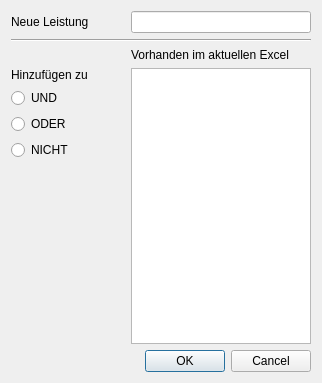
<?xml version="1.0" encoding="UTF-8"?>
<ui version="4.0">
 <class>Dialog</class>
 <widget class="QDialog" name="Dialog">
  <property name="geometry">
   <rect>
    <x>0</x>
    <y>0</y>
    <width>322</width>
    <height>383</height>
   </rect>
  </property>
  <property name="windowTitle">
   <string>Dialog</string>
  </property>
  <layout class="QVBoxLayout" name="verticalLayout">
   <item>
    <layout class="QGridLayout" name="gridLayout">
     <item row="0" column="1">
      <spacer name="horizontalSpacer">
       <property name="orientation">
        <enum>Qt::Horizontal</enum>
       </property>
       <property name="sizeType">
        <enum>QSizePolicy::Fixed</enum>
       </property>
       <property name="sizeHint" stdset="0">
        <size>
         <width>30</width>
         <height>20</height>
        </size>
       </property>
      </spacer>
     </item>
     <item row="3" column="2">
      <widget class="QLabel" name="label_2">
       <property name="text">
        <string>Vorhanden im aktuellen Excel</string>
       </property>
      </widget>
     </item>
     <item row="0" column="2">
      <widget class="QLineEdit" name="NeueLeistung"/>
     </item>
     <item row="1" column="0" rowspan="2" colspan="3">
      <widget class="Line" name="line">
       <property name="orientation">
        <enum>Qt::Horizontal</enum>
       </property>
      </widget>
     </item>
     <item row="0" column="0">
      <widget class="QLabel" name="label">
       <property name="text">
        <string>Neue Leistung</string>
       </property>
      </widget>
     </item>
     <item row="4" column="0">
      <layout class="QVBoxLayout" name="verticalLayout_2">
       <item>
        <widget class="QLabel" name="label_3">
         <property name="text">
          <string>Hinzufügen zu</string>
         </property>
        </widget>
       </item>
       <item>
        <widget class="QRadioButton" name="radioButton_UND">
         <property name="text">
          <string>UND</string>
         </property>
        </widget>
       </item>
       <item>
        <widget class="QRadioButton" name="radioButton_ODER">
         <property name="text">
          <string>ODER</string>
         </property>
        </widget>
       </item>
       <item>
        <widget class="QRadioButton" name="radioButton_NICHT">
         <property name="text">
          <string>NICHT</string>
         </property>
        </widget>
       </item>
       <item>
        <spacer name="verticalSpacer">
         <property name="orientation">
          <enum>Qt::Vertical</enum>
         </property>
         <property name="sizeHint" stdset="0">
          <size>
           <width>20</width>
           <height>40</height>
          </size>
         </property>
        </spacer>
       </item>
      </layout>
     </item>
     <item row="4" column="2">
      <widget class="QListView" name="listView_Vorschlaege">
       <property name="editTriggers">
        <set>QAbstractItemView::NoEditTriggers</set>
       </property>
       <property name="showDropIndicator" stdset="0">
        <bool>false</bool>
       </property>
       <property name="selectionMode">
        <enum>QAbstractItemView::MultiSelection</enum>
       </property>
      </widget>
     </item>
    </layout>
   </item>
   <item>
    <widget class="QDialogButtonBox" name="buttonBox">
     <property name="orientation">
      <enum>Qt::Horizontal</enum>
     </property>
     <property name="standardButtons">
      <set>QDialogButtonBox::Cancel|QDialogButtonBox::Ok</set>
     </property>
    </widget>
   </item>
  </layout>
 </widget>
 <resources/>
 <connections>
  <connection>
   <sender>buttonBox</sender>
   <signal>accepted()</signal>
   <receiver>Dialog</receiver>
   <slot>accept()</slot>
   <hints>
    <hint type="sourcelabel">
     <x>248</x>
     <y>254</y>
    </hint>
    <hint type="destinationlabel">
     <x>157</x>
     <y>274</y>
    </hint>
   </hints>
  </connection>
  <connection>
   <sender>buttonBox</sender>
   <signal>rejected()</signal>
   <receiver>Dialog</receiver>
   <slot>reject()</slot>
   <hints>
    <hint type="sourcelabel">
     <x>316</x>
     <y>260</y>
    </hint>
    <hint type="destinationlabel">
     <x>286</x>
     <y>274</y>
    </hint>
   </hints>
  </connection>
 </connections>
</ui>
